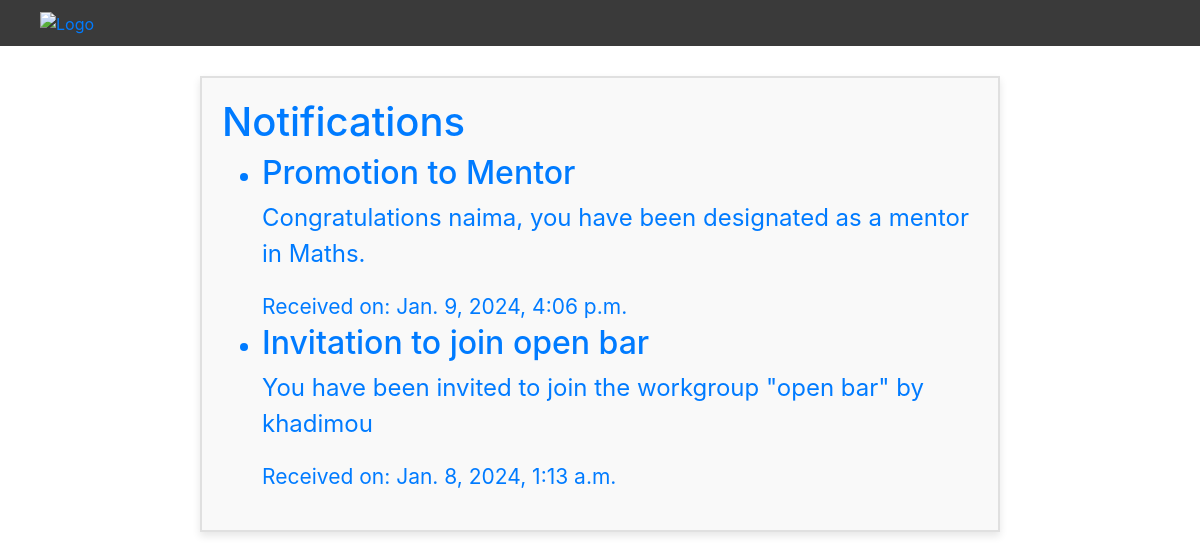
The page /en/notifications/ (signed in) on the database its author committed.
### mentoring_app/models.py (models this page shows, shortened)
class Notification(models.Model):
    recipient = models.ForeignKey(settings.AUTH_USER_MODEL, on_delete=models.CASCADE, related_name='notifications')
    sender = models.ForeignKey(settings.AUTH_USER_MODEL, on_delete=models.CASCADE, null=True, related_name='sent_notifications')
    workgroup = models.ForeignKey('workgroup.WorkGroup', on_delete=models.SET_NULL, null=True, blank=True)
    title = models.CharField(max_length=255)
    body = models.TextField()
    read = models.BooleanField(default=False)
    created_at = models.DateTimeField(auto_now_add=True)
    TYPE_CHOICES = (
        ('invitation', 'Invitation'),
        ('join_request', 'Join Request'),
        ('room_launched','Room launched'),
        ('mentor_promotion', 'Mentor Promotion'),
    )
    type = models.CharField(max_length=20, choices=TYPE_CHOICES, default='invitation')

### mentoring_app/views.py (the view)
# urls.py: path('notifications/', views.all_notifications, name='all_notifications'),
def all_notifications(request):
    if request.user.is_authenticated:
        notifications = Notification.objects.filter(recipient=request.user).order_by('-created_at')
        return render(request, 'all_notifications.html', {'notifications': notifications})
    else:
        return redirect('login')

### templates/all_notifications.html (shortened to what this page needs)
{% include "base_site.html" %}
{% load i18n %}
{% load static %}
{% block navbar %}
    {% include 'nav_home.html' %}
{% endblock %}
{% block content %}
    <div class="notification-container">
        <h1>{% trans 'Notifications' %}</h1>
        <ul class="notification-list">
            {% for notification in notifications %}
                <li>
                    <a href="{% url 'notification_detail' notification.id %}">
                        <h2>{{ notification.title }}</h2>
                        <p>{{ notification.body }}</p>
                        <small>{% trans 'Received on: '%}{{ notification.created_at }}</small>
                    </a>
                </li>
            {% empty %}
                <p>{% trans 'No notifications.' %}</p>
            {% endfor %}
        </ul>
    </div>
{% endblock %}

### static/css/settings.css (style rules this page uses)
body.light-mode { --background-color: #fff; --text-color: #333; --button-bg-color: #007bff; --button-text-color: #fff; }
body { background-color: var(--background-color); color: var(--text-color); }

### templates/all_notifications.html (style rules this page uses)
.notification-container { width: 100%; max-width: 800px; margin: 30px auto; padding: 20px; border: 2px solid #e0e0e0; background-color: #f9f9f9; box-shadow: 0 4px 8px rgba(0,0,0,0.1); overflow: auto; font-size: 1.5em; color: #007bff; }

### rows shown on the page
Notification: title "Promotion to Mentor", body "Congratulations naima, you have been designated as a mentor in Maths.", created_at "Jan. 9, 2024, 4:06 p.m."
Notification: title "Invitation to join open bar", body "You have been invited to join the workgroup \"open bar\" by khadimou", created_at "Jan. 8, 2024, 1:13 a.m."
